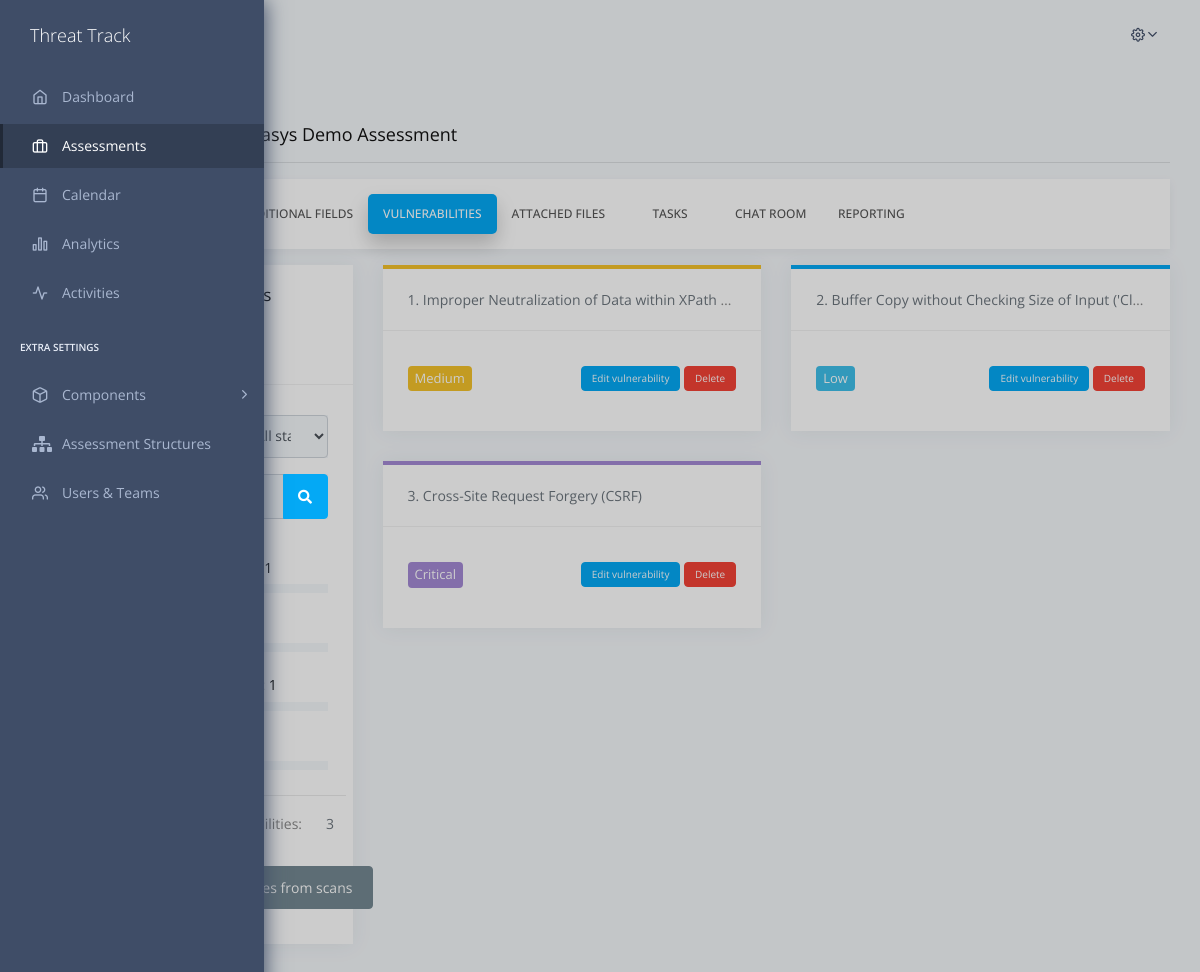
Page /assessments/50/vulnerabilities (signed in) on the committed database.
### assessments/models.py (models this page shows, shortened)
class Assessment(models.Model):
    name = models.CharField(max_length=255,null=True, blank=True)
    creation_date = models.DateTimeField(auto_now=True)
    start_date = models.DateTimeField(null=True, blank=True)
    end_date = models.DateTimeField(null=True, blank=True)
    client = models.ForeignKey(Client, on_delete=models.SET_NULL, null=True, blank=True, related_name='assessments')
    priority = models.ForeignKey('AssessmentPriority', on_delete=models.SET_NULL, null=True, blank=True)
    who_created = models.ForeignKey(User, on_delete=models.SET_NULL, null=True, blank=True, related_name='created_assessments')
    status = models.ForeignKey('AssessmentStatus', on_delete=models.SET_NULL, null=True, blank=True)
    assigned_users = models.ManyToManyField(User, related_name='assigned_assessments', blank=True)
    vulnerabilities = models.ManyToManyField('AssessmentVulnerability', related_name='vulnerabilities_assessments', blank=True)
    files = models.ManyToManyField('AssessmentFile', related_name='assessments', blank=True)
    tasks = models.ManyToManyField('AssessmentTask', related_name='assessments', blank=True)
    af_name = models.CharField(max_length=255,null=True, blank=True)
    s_fields = JSONField(null=True, blank=True)
    a_fields = JSONField(null=True, blank=True)
    v_fields = JSONField(null=True, blank=True)

class AssessmentVulnerability(models.Model):
    assessment = models.ForeignKey(Assessment, on_delete=models.CASCADE, related_name='vulnerabilities_w')
    number = models.PositiveIntegerField(default=1)
    status = models.CharField(null=True,blank=True,max_length=20) #
    target = models.CharField(max_length=200, null=True, blank=True)
    name = models.CharField(max_length=200)
    description = models.TextField(null=True, blank=True)
    tag = models.CharField(null=True,blank=True, max_length=20)
    cvss = models.FloatField(null=True, blank=True)
    risk_rating = models.CharField(null=True, blank=True, max_length=20)
    impact = models.TextField(null=True, blank=True)
    remediation = models.TextField(null=True, blank=True)
    poc_text = models.TextField(null=True, blank=True)
    poc_screenshots = models.ManyToManyField('VulnerabilityScreenshot', related_name='vulnerabilities', blank=True)
    fields = JSONField(null=True, blank=True)

### Threat_Track/decorators.py (the view)
        @login_required
        def wrapped_view(request, *args, **kwargs):
            user_permissions = request.user.userprofile.role.permissions.values_list('name', flat=True)
            if not any(permission_name in user_permissions for permission_name in permission_names):
                raise PermissionDenied
            return view_func(request, *args, **kwargs)

### Threat_Track/context_processors.py (called while the page is built)
def active_side_bar(request):
    app = request.path.split("/")[1] # first word in the link
    header_pill = request.path.split("/")[-1] # last word in the link
    if app == 'home':
        try:
            app = request.path.split("/")[2]
        except:
            app = 'dashboard'
    return {"app" : app,
            "header_pill" : header_pill}

def user_permissions(request):
    if request.user.is_anonymous:
        return {"USER_PERMISSIONS": None}
    permissions = request.user.userprofile.role.permissions.values_list("name", flat=True)
    return {"USER_PERMISSIONS": permissions}

### Threat_Track/validations.py (called while the page is built)
    @staticmethod
    def validate_object(model, object_id):
        try:
            return model.objects.get(id=object_id)
        except:
            raise BadRequest("Object not found - " + str(model))

### templates/assessments/assessment_vulnerabilities.html (shortened to what this page needs)
{% extends "base.html" %}
{% load static %}
{% block content %}
    {% include 'includes/overview_header.html' %}
    <div class="col-xl-3 col-lg-12">
        <div class="card task-board-left">
            <div class="card-header">
                <h5>All Vulnerabilities</h5>
                {% if 'w_assessment_vulnerabilities' in USER_PERMISSIONS %}
                <code> <a href="{% url 'assessment_vulnerabilities_add' assessment_id=assessment.id%}" class="nav-link ">Add new vulnerability</a> </code>
                {% endif %}
            </div>
            <div class="card-block ">
                <form id="filter-form" method="GET" action="">
                    <div class="input-group mb-3">
                        <select id="status-select" name="selected_status" class="form-control">
                            <option value="">All statuses</option>
                        </select>
                    </div>
                    <div class="input-group mb-3">
                        <div class="input-group-append">
                            <button class="btn btn-primary btn-icon btn-msg-send" type="submit"><i class="fas fa-search"></i></button>
                        </div>
                    </div>
                </form>
                <div class="task-right">
                    <div class="taskboard-right-progress collapse show">
                        <h6 class="m-t-15">Crittical risk rating : {{total_c_risk}}</h6>
                        <h6 class="m-t-15">High risk rating : {{total_h_risk}}</h6>
                        <h6 class="m-t-15">Medium risk rating : {{total_m_risk}}</h6>
                        <h6 class="m-t-15">Low risk rating : {{total_l_risk}}</h6>
                        <table class="table">
                            <tbody>
                                <tr>
                                    <td> Total Vulnerabilities:</td>
                                    {% if vulnerabilities_list ==  total_vulnerabilities %}
                                    <td class="text-end"><span class="float-end"><a class="text-secondary">{{total_vulnerabilities}}</a></span></td>
                                    {% else %}
                                    <td class="text-end"><span class="float-end"><a class="text-secondary">{{vulnerabilities_list}}/{{total_vulnerabilities}}</a></span></td>
                                    {% endif %}
                                </tr>
                            </tbody>
                        </table>
                        {% if 'w_assessment_vulnerabilities' in USER_PERMISSIONS %}
                        <div class="text-center">
                            <button type="button" class="btn btn-secondary" data-toggle="modal" data-target="#addVulnModal">Add vulnerabilities from scans</button>
                        </div>
                        {% endif %}
                    </div>
                </div>
            </div>
        </div>
    </div>
    <div class="col-xl-9 col-lg-12 filter-bar">
        <div class="row">
                {% for vulnerability in vulnerabilities%}
                <div class="col-md-6 col-sm-12" >
                    <div class="card {% if vulnerability.risk_rating == 'Critical'%}card-border-c-purple{% elif vulnerability.risk_rating == 'High'%}card-border-c-red{% elif vulnerability.risk_rating == 'Medium' %}card-border-c-yellow{% elif vulnerability.risk_rating == 'Low' %}card-border-c-blue {% else %} card-border-c-green{% endif %}">
                        <div class="card-header" style="white-space: nowrap; overflow: hidden; text-overflow: ellipsis;">
                            <a href="{% url 'assessment_vulnerability_edit' assessment.id vulnerability.id %}" class="text-secondary">{{forloop.counter}}. {{vulnerability.name}} </a>
                        </div>
                        <div class="card-block card-task">
                            <div class="task-list-table">
                                <div class="task-board">
                                    {% if vulnerability.risk_rating == 'Critical' %}
                                    <span class="label label-purple" style="float: right;"> Critical </span>
                                    {% elif vulnerability.risk_rating == 'High' %}
                                    <span class="label label-danger" style="float: right;"> High </span>
                                    {% elif vulnerability.risk_rating == 'Medium' %}
                                    <span class="label label-warning" style="float: right;"> Medium </span>
                                    {% elif vulnerability.risk_rating == 'Low' %}
                                    <span class="label label-info" style="float: right; "> Low </span>
                                    {% else %}
                                    <span class="label label-success" style="float: right;"> No risk rating </span>{%endif%}
                                </div>
                            </div>
                            {% if 'w_assessment_vulnerabilities' in USER_PERMISSIONS %}
                            <div class="task-board">
                                <a href="{% url 'assessment_vulnerability_edit' assessment.id vulnerability.id %}"><button class="btn btn-primary btn-sm">Edit vulnerability </button></a>
                                <form method="post" action="{% url 'assessment_vulnerability_delete'%}" style="display: inline-block;">{% csrf_token %}
                                    <button class="btn btn-danger btn-sm" type="submit" onclick="return confirm('Are you sure you want to delete the vulnerability {{ vulnerability.name }}?')">Delete </button>
                                </form>
                            </div>
                            {% else %}
                            <div class="task-board">
                                <a href="{% url 'assessment_vulnerability_edit' assessment.id vulnerability.id %}"><button class="btn btn-primary btn-sm">View vulnerability </button></a>
                            </div>
                            {% endif %}
                        </div>
                    </div>
                </div>
                {% endfor %}
            </div>
    </div>
    {% endblock content %}

### templates/includes/overview_header.html (shortened to what this page needs)
<div class="pcoded-main-container">
    <div class="pcoded-wrapper">
        <div class="pcoded-content">
            <div class="pcoded-inner-content">
                <div class="main-body">
                    <div class="page-wrapper">
                        <div class="row">
                            <div class="col-sm-12">
                                <h5 class="mt-4">{% if header_pill == 'edit'%} Edit {% endif %}Assessment -
                                    {{assessment.name}} </h5>
                                <hr>
                                <ul class="nav nav-pills mb-3" id="pills-tab" role="tablist">
                                    {% if 'r_assessment_summary' in USER_PERMISSIONS %}
                                    <li class="nav-item">
                                        <a class="nav-link {% if header_pill == 'summary' or header_pill == 'edit'%} active {% endif %}"
                                            href="{% url 'assessment_summary' assessment.id %}">Summary</a>
                                    </li>
                                    {% endif %}
                                    {% if 'r_assessment_additional_fields' in USER_PERMISSIONS %}
                                    <li class="nav-item">
                                        <a class="nav-link {% if header_pill == 'additional_fields'%} active {% endif %}"
                                            href="{% url 'assessment_additional_fields' assessment.id %}">Additional
                                            Fields</a>
                                    </li>
                                    {% endif %}
                                    {% if 'r_assessment_vulnerabilities' in USER_PERMISSIONS %}
                                    <li class="nav-item">
                                        <a class="nav-link {% if header_pill == 'vulnerabilities'%} active {% endif %}"
                                            href="{% url 'assessment_vulnerabilities' assessment.id %}">Vulnerabilities</a>
                                    </li>
                                    {% endif %}
                                    {% if 'r_assessment_attached_files' in USER_PERMISSIONS %}
                                    <li class="nav-item">
                                        <a class="nav-link {% if header_pill == 'attached_files'%} active {% endif %}"
                                            href="{% url 'assessment_attached_files' assessment.id %}">Attached
                                            Files</a>
                                    </li>
                                    {% endif %}
                                    {% if 'r_assessment_tasks' in USER_PERMISSIONS %}
                                    <li class="nav-item">
                                        <a class="nav-link {% if header_pill == 'tasks'%} active {% endif %}" href="{% url 'assessment_tasks' assessment.id %}">Tasks</a>
                                    </li>
                                    {% endif %}
                                    {% if 'r_assessment_chat_room' in USER_PERMISSIONS %}
                                    <li class="nav-item">
                                        <a class="nav-link {% if header_pill == 'chat_room'%} active {% endif %}"
                                            href="{% url 'assessment_chat_room' assessment.id %}">Chat Room</a>
                                    </li>
                                    {% endif %}
                                    {% if 'generate_report' in USER_PERMISSIONS %}
                                    <li class="nav-item">
                                        <a class="nav-link {% if header_pill == 'reporting'%} active {% endif %}"
                                            href="{% url 'assessment_reporting' assessment.id %}">Reporting</a>
                                    </li>
                                    {% endif %}
                                </ul>
                            </div>
                        </div>
                        <div class="row">

### rows in the picture
Assessment: name "Inovasys Demo Assessment"
AssessmentVulnerability: name "Improper Neutralization of Data within XPath…", risk_rating "Medium"
AssessmentVulnerability: name "Buffer Copy without Checking Size of Input ('Cl…", risk_rating "Low"
AssessmentVulnerability: name "Cross-Site Request Forgery (CSRF)", risk_rating "Critical"

### other values in the picture
{{ total_c_risk }} "1"
{{ total_m_risk }} "1"
{{ total_vulnerabilities }} "3"
